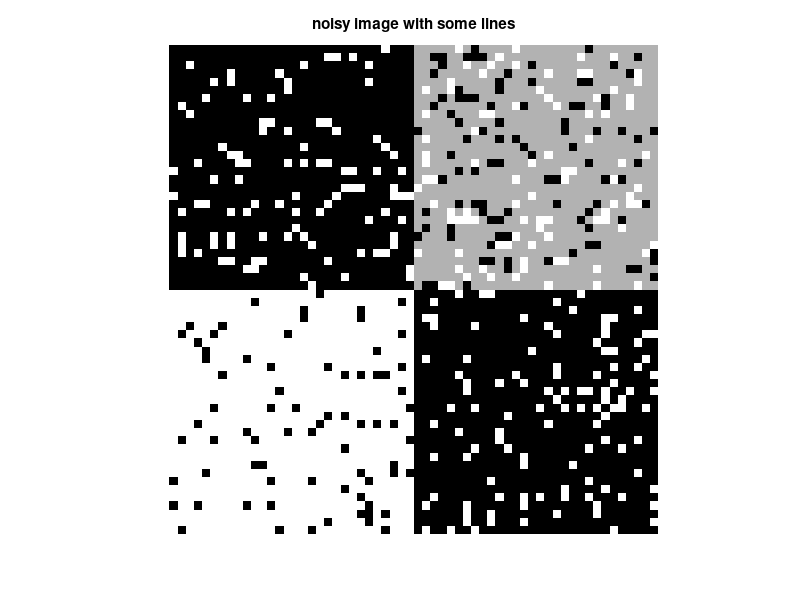
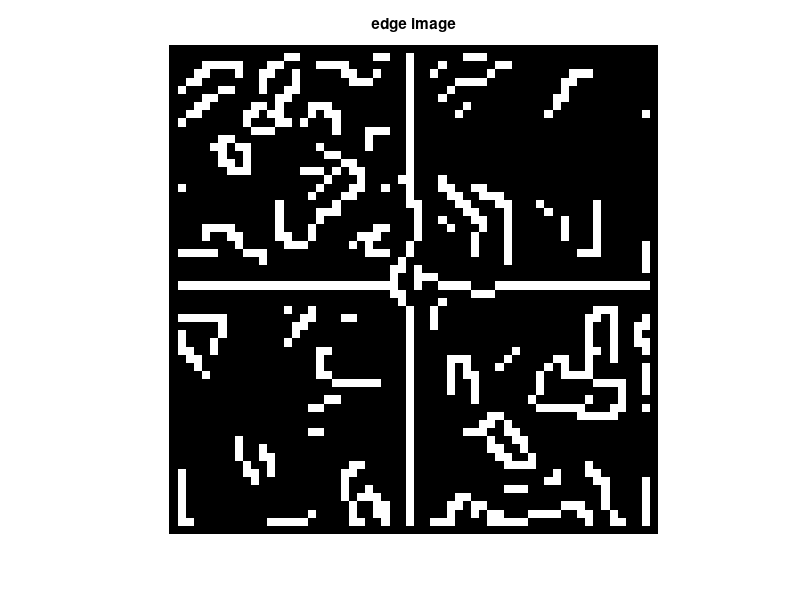
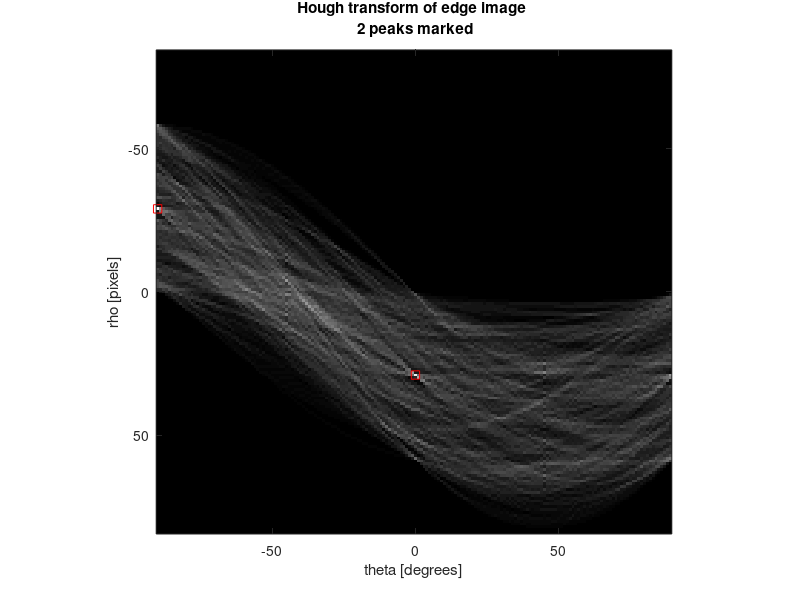

These figures' MATLAB source, in order:
 I = checkerboard (30, 1, 1);
 I = imnoise(I, "salt & pepper", 0.2);
 figure, imshow (I); 
 title ("noisy image with some lines");
 BW = edge (I, "canny");
 figure, imshow(BW);
 title ("edge image");
 [H, theta, rho] = hough (BW);
 figure, imshow (mat2gray (H), [],"XData",theta,"YData",rho);
 title ("Hough transform of edge image \n 2 peaks marked");
 axis on; xlabel("theta [degrees]"); ylabel("rho [pixels]");
 peaks = houghpeaks (H, 2);
 peaks_rho = rho(peaks(:,1))
 peaks_theta = theta(peaks(:,2))
 hold on;
 plot(peaks_theta,peaks_rho,"sr");
 hold off;